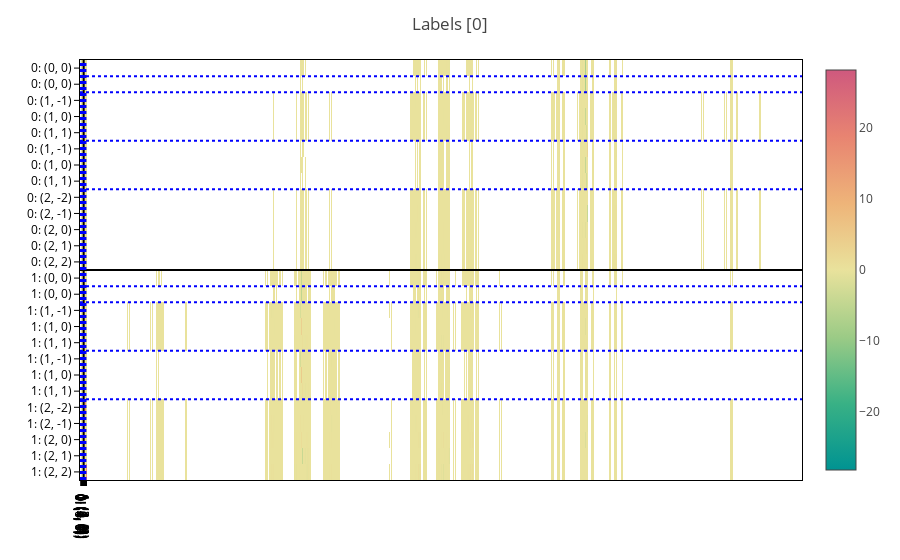

The notebook cell saved with this chart:
### Code cell
from graph2mat.tools.viz import plot_basis_matrix

data_example = dataset[0]

def plot_matrices(data, predictions=None, title="", show=True):
    """Helper function to plot (possibly batched) matrices"""

    matrices = processor.matrix_from_data(data, predictions=predictions)

    if not isinstance(matrices, (tuple, list)):
        matrices = (matrices,)

    for i, (config, matrix) in enumerate(zip(embeddings_configs, matrices)):
        if show is True or show == i:
            plot_basis_matrix(
                matrix,
                config,
                point_lines={"color": "black"},
                basis_lines={"color": "blue"},
                colorscale="temps",
                text=".2f",
                basis_labels=True,
            ).update_layout(title=f"{title} [{i}]").show()


plot_matrices(data_example, title="Labels")

### Figure 1 — Plotly figure (JSON) as saved in the notebook; plotly's stock layout.template omitted (floating-point values rounded to 4 significant figures; data arrays with more than 128 entries replaced by an {"elided": "..."} marker saying what was removed)
{"data": [{"coloraxis": "coloraxis", "hovertemplate": "x: %{x}<br>y: %{y}<br>color: %{z}<extra></extra>", "name": "0", "texttemplate": "%{z:.2f}", "type": "heatmap", "xaxis": "x", "yaxis": "y", "z": {"elided": "26x3250 float values"}}], "layout": {"coloraxis": {"cmid": 0, "colorscale": [[0, "rgb(0, 147, 146)"], [0.1667, "rgb(57, 177, 133)"], [0.3333, "rgb(156, 203, 134)"], [0.5, "rgb(233, 226, 156)"], [0.6667, "rgb(238, 180, 121)"], [0.8333, "rgb(232, 132, 113)"], [1, "rgb(207, 89, 126)"]]}, "margin": {"t": 60}, "shapes": [{"line": {"color": "black"}, "type": "line", "x0": 0, "x1": 1, "xref": "x domain", "y0": 12.5, "y1": 12.5, "yref": "y"}, {"line": {"color": "black"}, "type": "line", "x0": 12.5, "x1": 12.5, "xref": "x", "y0": 0, "y1": 1, "yref": "y domain"}, {"line": {"color": "blue", "dash": "dot"}, "type": "line", "x0": 0, "x1": 1, "xref": "x domain", "y0": 0.5, "y1": 0.5, "yref": "y"}, {"line": {"color": "blue", "dash": "dot"}, "type": "line", "x0": 0.5, "x1": 0.5, "xref": "x", "y0": 0, "y1": 1, "yref": "y domain"}, {"line": {"color": "blue", "dash": "dot"}, "type": "line", "x0": 0, "x1": 1, "xref": "x domain", "y0": 1.5, "y1": 1.5, "yref": "y"}, {"line": {"color": "blue", "dash": "dot"}, "type": "line", "x0": 1.5, "x1": 1.5, "xref": "x", "y0": 0, "y1": 1, "yref": "y domain"}, {"line": {"color": "blue", "dash": "dot"}, "type": "line", "x0": 0, "x1": 1, "xref": "x domain", "y0": 4.5, "y1": 4.5, "yref": "y"}, {"line": {"color": "blue", "dash": "dot"}, "type": "line", "x0": 4.5, "x1": 4.5, "xref": "x", "y0": 0, "y1": 1, "yref": "y domain"}, {"line": {"color": "blue", "dash": "dot"}, "type": "line", "x0": 0, "x1": 1, "xref": "x domain", "y0": 7.5, "y1": 7.5, "yref": "y"}, {"line": {"color": "blue", "dash": "dot"}, "type": "line", "x0": 7.5, "x1": 7.5, "xref": "x", "y0": 0, "y1": 1, "yref": "y domain"}, {"line": {"color": "blue", "dash": "dot"}, "type": "line", "x0": 0, "x1": 1, "xref": "x domain", "y0": 13.5, "y1": 13.5, "yref": "y"}, {"line": {"color": "blue", "dash": "dot"}, "type": "line", "x0": 13.5, "x1": 13.5, "xref": "x", "y0": 0, "y1": 1, "yref": "y domain"}, {"line": {"color": "blue", "dash": "dot"}, "type": "line", "x0": 0, "x1": 1, "xref": "x domain", "y0": 14.5, "y1": 14.5, "yref": "y"}, {"line": {"color": "blue", "dash": "dot"}, "type": "line", "x0": 14.5, "x1": 14.5, "xref": "x", "y0": 0, "y1": 1, "yref": "y domain"}, {"line": {"color": "blue", "dash": "dot"}, "type": "line", "x0": 0, "x1": 1, "xref": "x domain", "y0": 17.5, "y1": 17.5, "yref": "y"}, {"line": {"color": "blue", "dash": "dot"}, "type": "line", "x0": 17.5, "x1": 17.5, "xref": "x", "y0": 0, "y1": 1, "yref": "y domain"}, {"line": {"color": "blue", "dash": "dot"}, "type": "line", "x0": 0, "x1": 1, "xref": "x domain", "y0": 20.5, "y1": 20.5, "yref": "y"}, {"line": {"color": "blue", "dash": "dot"}, "type": "line", "x0": 20.5, "x1": 20.5, "xref": "x", "y0": 0, "y1": 1, "yref": "y domain"}], "title": {"text": "Labels [0]"}, "xaxis": {"anchor": "y", "domain": [0, 1], "ticktext": ["0: (0, 0)", "0: (0, 0)", "0: (1, -1)", "0: (1, 0)", "0: (1, 1)", "0: (1, -1)", "0: (1, 0)", "0: (1, 1)", "0: (2, -2)", "0: (2, -1)", "0: (2, 0)", "0: (2, 1)", "0: (2, 2)", "1: (0, 0)", "1: (0, 0)", "1: (1, -1)", "1: (1, 0)", "1: (1, 1)", "1: (1, -1)", "1: (1, 0)", "1: (1, 1)", "1: (2, -2)", "1: (2, -1)", "1: (2, 0)", "1: (2, 1)", "1: (2, 2)"], "tickvals": [0, 1, 2, 3, 4, 5, 6, 7, 8, 9, 10, 11, 12, 13, 14, 15, 16, 17, 18, 19, 20, 21, 22, 23, 24, 25]}, "yaxis": {"anchor": "x", "autorange": "reversed", "domain": [0, 1], "ticktext": ["0: (0, 0)", "0: (0, 0)", "0: (1, -1)", "0: (1, 0)", "0: (1, 1)", "0: (1, -1)", "0: (1, 0)", "0: (1, 1)", "0: (2, -2)", "0: (2, -1)", "0: (2, 0)", "0: (2, 1)", "0: (2, 2)", "1: (0, 0)", "1: (0, 0)", "1: (1, -1)", "1: (1, 0)", "1: (1, 1)", "1: (1, -1)", "1: (1, 0)", "1: (1, 1)", "1: (2, -2)", "1: (2, -1)", "1: (2, 0)", "1: (2, 1)", "1: (2, 2)"], "tickvals": [0, 1, 2, 3, 4, 5, 6, 7, 8, 9, 10, 11, 12, 13, 14, 15, 16, 17, 18, 19, 20, 21, 22, 23, 24, 25]}}}
